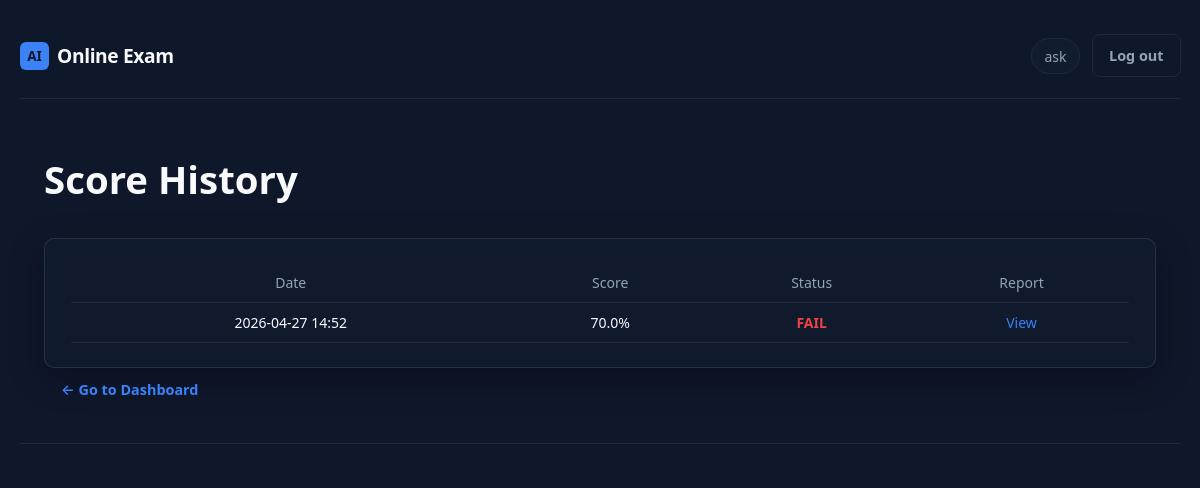
The page /scores (signed in) on the database as committed earlier.
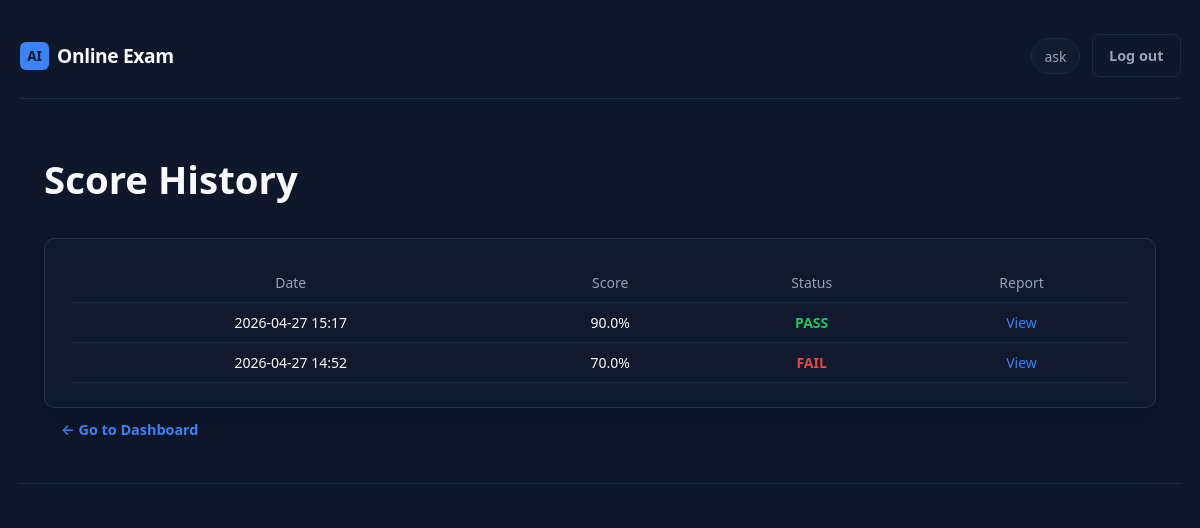
The same page on the database as committed later.
### app.py (models this page shows)
class Attempt(db.Model):
    __tablename__ = "attempts"
    id = db.Column(db.Integer, primary_key=True)
    user_id = db.Column(db.Integer, db.ForeignKey("users.id"), nullable=False)
    exam_id = db.Column(db.Integer, db.ForeignKey('exam_history.id'), nullable=True)
    started_at = db.Column(db.DateTime, nullable=False)
    ended_at = db.Column(db.DateTime, nullable=True)
    status = db.Column(db.String(20), default="in_progress")
    score = db.Column(db.Float, nullable=True)
    question_ids_json = db.Column(db.Text, nullable=False)
    current_index = db.Column(db.Integer, default=0)
    time_limit_seconds = db.Column(db.Integer, default=EXAM_TIME_SECONDS)
    tab_switch_count = db.Column(db.Integer, default=0)
    face_missing_warnings = db.Column(db.Integer, default=0)
    warning_count = db.Column(db.Integer, default=0)
    warning_details_json = db.Column(db.Text, nullable=False, default="[]")
    timeline_json = db.Column(db.Text, nullable=False, default="[]")
    student_profile_json = db.Column(db.Text, nullable=False, default="{}")
    cheating_risk = db.Column(db.String(20), nullable=True)

### app.py (the view)
@app.route('/scores')
@login_required
def score_page():
    uid = session["user_id"]
    user = db.session.get(User, uid)
    attempts = (
        Attempt.query.filter_by(user_id=uid)
        .order_by(Attempt.started_at.desc())
        .limit(20)
        .all()
    )
    return render_template(
        'scores.html',
        attempts=attempts
    )

### app.py (called while the page is built)
def login_required(f):
    @wraps(f)
    def decorated(*args, **kwargs):
        if "user_id" not in session:
            return redirect(url_for("login"))
        return f(*args, **kwargs)
    return decorated

### templates/scores.html (shortened to what this page needs)
{% extends "base.html" %}
{% block content %}
<h1>Score History</h1>
<div class="card">
<table class="data-table">
<thead>
<tr>
<th>Date</th>
<th>Score</th>
<th>Status</th>
<th>Report</th>
</tr>
</thead>
<tbody>
{% for a in attempts %}
<tr>
<td>{{ a.started_at.strftime('%Y-%m-%d %H:%M') }}</td>
<td>{{ a.score }}%</td>
<td>
  {% if a.score >= 75 %}
    <span style="color:#22c55e; font-weight:600;">PASS</span>
  {% else %}
    <span style="color:#ef4444; font-weight:600;">FAIL</span>
  {% endif %}
</td>
<td>
<a href="{{ url_for('exam_report', attempt_id=a.id) }}">View</a>
</td>
</tr>
{% endfor %}
</tbody>
</table>
</div>
<a href="{{ url_for('dashboard') }}" class="btn">← Go to Dashboard</a>
{% endblock %}

Rows that differ between the two databases and show on the page:
added Attempt: started_at "2026-04-27 15:17", score "90.0", shows "PASS"
